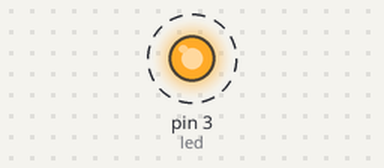
Simulated run of this program. Board: Raspberry Pi (header pin numbers). Parts: output pins drawn as LEDs (lit = HIGH). Dashed ring = blinking.

Above: at 0.5 s.
Timing chart, 0 to 4.6 s (numbered marks = the images above):
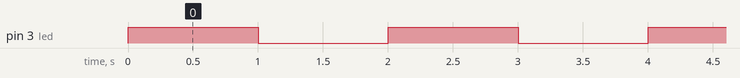

Measured:
- by itself, pin 3 (led): alternates HIGH for 1.0 s and LOW for 1.0 s

The program:

led2.py
```python
import RPi.GPIO as GPIO
from time import sleep

led = 3

GPIO.setmode(GPIO.BOARD)
GPIO.setup(led, GPIO.OUT)

while True:
  GPIO.output(led, GPIO.HIGH)
  sleep(1)
  GPIO.output(led, GPIO.LOW)
  sleep(1)

GPIO.cleanup()
```
